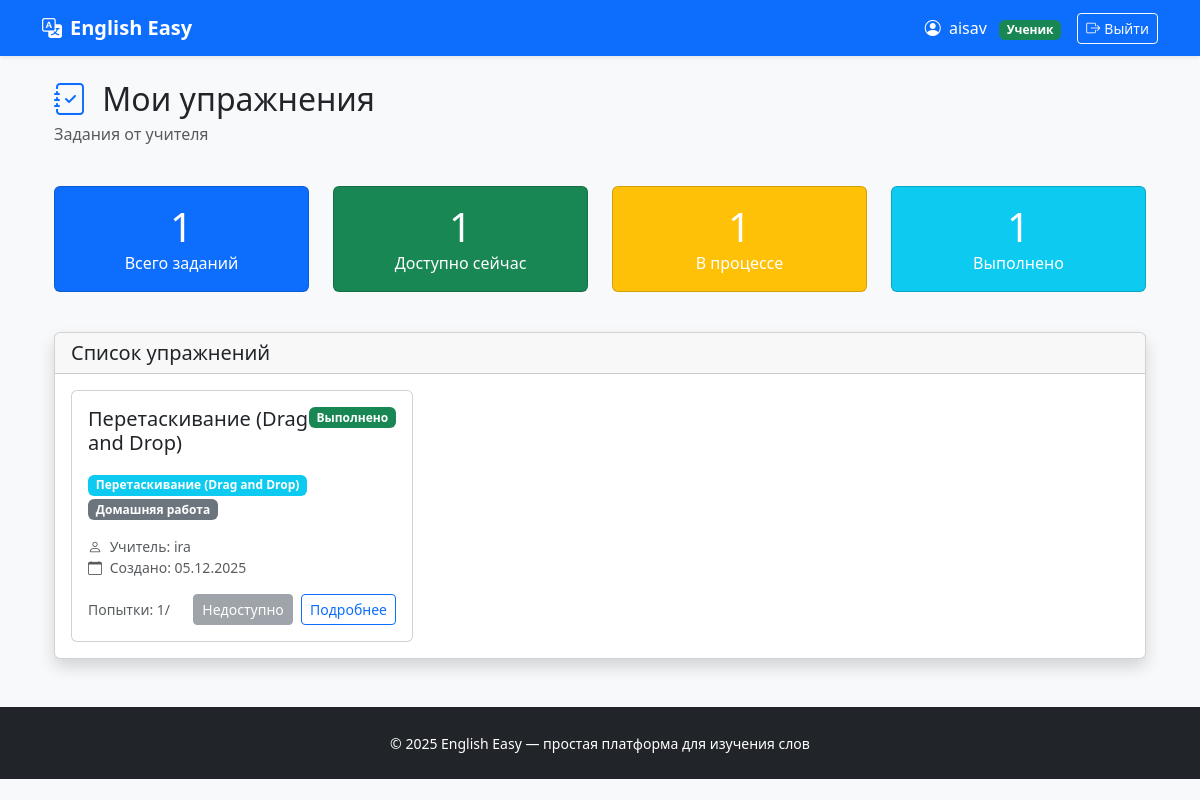
The app's page /exercises/my/ (signed in), older data.
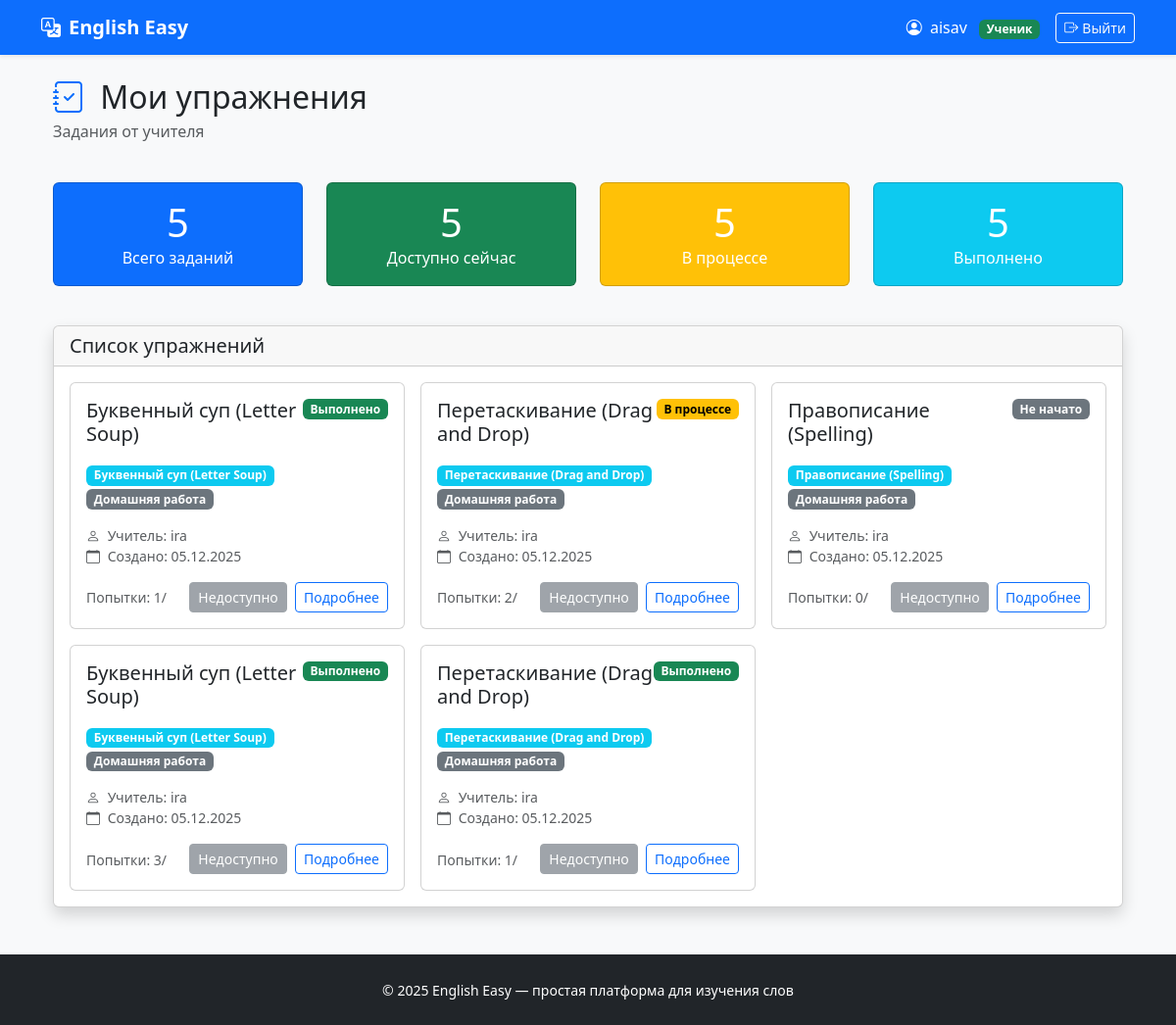
The same page, newer data.
### exercises/models.py (models this page shows, shortened)
class Exercise(models.Model):
    ASSIGNMENT_TYPE_CHOICES = [
        ('homework', 'Домашняя работа'),
        ('classwork', 'Работа на уроке'),
        ('test', 'Контрольная работа'),
    ]
    EXERCISE_TYPE_CHOICES = [
        ('spelling', 'Правописание (Spelling)'),
        ('drag_and_drop', 'Перетаскивание (Drag and Drop)'),
        ('letter_soup', 'Буквенный суп (Letter Soup)'),
    ]
    STATUS_CHOICES = [
        ('not_started', 'Не начато'),
        ('in_progress', 'В процессе'),
        ('completed', 'Выполнено'),
        ('graded', 'Проверено'),
    ]
    description = models.TextField('Описание', blank=True)
    student = models.ForeignKey(
        settings.AUTH_USER_MODEL,
        on_delete=models.CASCADE,
        related_name='exercises',
        limit_choices_to={'role': 'student'},
        verbose_name='Ученик'
    )
    teacher = models.ForeignKey(
        settings.AUTH_USER_MODEL,
        on_delete=models.CASCADE,
        related_name='created_exercises',
        limit_choices_to={'role': 'teacher'},
        verbose_name='Учитель'
    )
    assignment_type = models.CharField(
        'Тип задания',
        max_length=20,
        choices=ASSIGNMENT_TYPE_CHOICES,
        default='homework'
    )
    exercise_type = models.CharField(
        'Вид упражнения',
        max_length=20,
        choices=EXERCISE_TYPE_CHOICES,
        default='spelling'
    )
    status = models.CharField(
        'Статус',
        max_length=20,
        choices=STATUS_CHOICES,
        default='not_started'
    )
    attempts = models.IntegerField('Количество попыток', default=0)
    exercise_data = models.JSONField('Данные упражнения', default=dict)
    created_at = models.DateTimeField('Создано', auto_now_add=True)
    updated_at = models.DateTimeField('Обновлено', auto_now=True)
    due_date = models.DateTimeField('Срок выполнения', null=True, blank=True)
    completed_at = models.DateTimeField('Завершено', null=True, blank=True)
    teacher_comment = models.TextField('Комментарий учителя', blank=True)
    class Meta:
        verbose_name = 'Упражнение'
        verbose_name_plural = 'Упражнения'
        ordering = ['-created_at']
    def is_overdue(self):
        if self.due_date and timezone.now() > self.due_date:
            return True
        return False

### users/models.py (models this page shows, shortened)
class User(AbstractUser):
    ROLE_CHOICES = (
        ('teacher', 'Учитель'),
        ('student', 'Ученик'),
    )
    role = models.CharField(max_length=10, choices=ROLE_CHOICES, default='student')
    def is_teacher(self):
        return self.role == 'teacher'
    def is_student(self):
        return self.role == 'student'

### exercises/views.py (the view)
# urls.py: path('my/', views.student_exercises_list, name='my_exercises'),
@login_required
def student_exercises_list(request):
    if not request.user.is_student():
        return redirect('dashboard:home')
    exercises = Exercise.objects.filter(student=request.user)
    return render(request, 'exercises/my.html', {
        'exercises': exercises,
        'now': timezone.now(),
    })

### exercises/templates/exercises/my.html (shortened to what the changed rows need)
{% extends 'base.html' %}
{% block content %}
<div class="container-fluid">
    <div class="row mb-4">
        <div class="col">
            <h1 class="h2 mb-1">
                <i class="bi bi-journal-check text-primary me-2"></i>
                Мои упражнения
            </h1>
        </div>
    </div>
    <div class="row mb-4">
        <div class="col-md-3 mb-3">
            <div class="card bg-primary text-white">
                <div class="card-body text-center">
                    <div class="h1 mb-0">{{ exercises.count }}</div>
                    <p class="mb-0">Всего заданий</p>
                </div>
            </div>
        </div>
        <div class="col-md-3 mb-3">
            <div class="card bg-success text-white">
                <div class="card-body text-center">
                    <div class="h1 mb-0">{{ exercises|length|default:0 }}</div>
                    <p class="mb-0">Доступно сейчас</p>
                </div>
            </div>
        </div>
        <div class="col-md-3 mb-3">
            <div class="card bg-warning text-white">
                <div class="card-body text-center">
                    <div class="h1 mb-0">{{ exercises.count }}</div>
                    <p class="mb-0">В процессе</p>
                </div>
            </div>
        </div>
        <div class="col-md-3 mb-3">
            <div class="card bg-info text-white">
                <div class="card-body text-center">
                    <div class="h1 mb-0">{{ exercises.count }}</div>
                    <p class="mb-0">Выполнено</p>
                </div>
            </div>
        </div>
    </div>
    <div class="card shadow">
        <div class="card-body">
            {% if exercises %}
                <div class="row g-3">
                    {% for exercise in exercises %}
                        <div class="col-md-6 col-lg-4">
                            <div class="card h-100 {% if exercise.is_overdue %}border-danger{% endif %}">
                                <div class="card-body">
                                    <div class="d-flex justify-content-between align-items-start mb-2">
                                        <div>
                                            <h5 class="card-title">{{ exercise.get_exercise_type_display }}</h5>
                                        </div>
                                        <span class="badge bg-{{ exercise.status }}">
                                            {{ exercise.get_status_display }}
                                        </span>
                                    </div>
                                    <div class="mb-3">
                                        <span class="badge bg-info me-1">
                                            {{ exercise.get_exercise_type_display }}
                                        </span>
                                        <span class="badge bg-secondary me-1">
                                            {{ exercise.get_assignment_type_display }}
                                        </span>
                                    </div>
                                    <div class="mb-3">
                                        <small class="text-muted d-block">
                                            <i class="bi bi-person me-1"></i>
                                            Учитель: {{ exercise.teacher.get_full_name|default:exercise.teacher.username }}
                                        </small>
                                        <small class="text-muted d-block">
                                            <i class="bi bi-calendar me-1"></i>
                                            Создано: {{ exercise.created_at|date:"d.m.Y" }}
                                        </small>
                                    </div>
                                    <div class="d-flex justify-content-between align-items-center">
                                        <div>
                                            <small class="text-muted">
                                                Попытки: {{ exercise.attempts }}/{{ exercise.max_attempts }}
                                            </small>
                                        </div>
                                        <div>
                                            {% if exercise.can_attempt %}
                                                <a href="{% url 'exercises:do_exercise' exercise.id %}"
                                                   class="btn btn-sm btn-primary">
                                                    {% if exercise.status == 'not_started' %}
                                                        Начать
                                                    {% else %}
                                                        Продолжить
                                                    {% endif %}
                                                </a>
                                            {% else %}
                                                <button class="btn btn-sm btn-secondary" disabled>
                                                    Недоступно
                                                </button>
                                            {% endif %}
                                            <a href="{% url 'exercises:exercise_detail' exercise.id %}"
                                               class="btn btn-sm btn-outline-primary ms-1">
                                                Подробнее
                                            </a>
                                        </div>
                                    </div>
                                </div>
                            </div>
                        </div>
                    {% endfor %}
                </div>
            {% else %}
                <div class="text-center py-5">
                    <i class="bi bi-journal-x display-1 text-muted mb-3"></i>
                    <h4>Нет заданий</h4>
                    <p class="text-muted">Ваш учитель ещё не создал для вас упражнений</p>
                </div>
            {% endif %}
        </div>
    </div>
</div>
{% endblock %}

Row changes from the older to the newer data that the page shows:
added Exercise: exercise_type "Буквенный суп (Letter Soup)", status "Выполнено", assignment_type "Домашняя работа", teacher.get_full_name "ira", created_at "05.12.2025", attempts "1"
added Exercise: exercise_type "Перетаскивание (Drag and Drop)", status "В процессе", assignment_type "Домашняя работа", teacher.get_full_name "ira", created_at "05.12.2025", attempts "2"
added Exercise: exercise_type "Правописание (Spelling)", status "Не начато", assignment_type "Домашняя работа", teacher.get_full_name "ira", created_at "05.12.2025", attempts "0"
added Exercise: exercise_type "Буквенный суп (Letter Soup)", status "Выполнено", assignment_type "Домашняя работа", teacher.get_full_name "ira", created_at "05.12.2025", attempts "3"
Text that changed along with them:
{{ exercises.count }}: "1" → "5"
{{ exercises|length|default:0 }}: "1" → "5"
